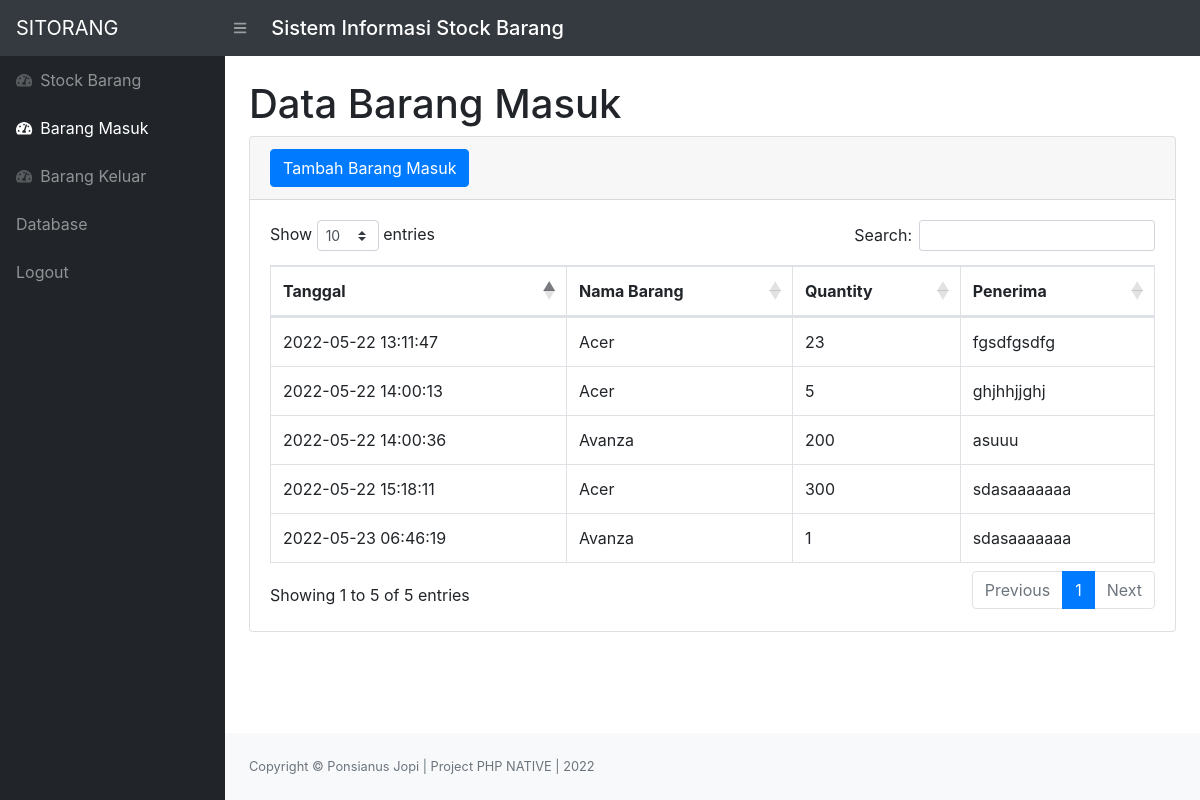
The app's page /masuk.php (signed in) with its own data.
### tables this page shows
CREATE TABLE `masuk` (
  `idmasuk` int(11) NOT NULL,
  `idbarang` int(11) NOT NULL,
  `tanggal` timestamp NOT NULL DEFAULT current_timestamp(),
  `keterangan` varchar(20) NOT NULL,
  `qty` int(11) NOT NULL
);

CREATE TABLE `stock` (
  `idbarang` int(11) NOT NULL,
  `namabarang` varchar(20) NOT NULL,
  `deskripsi` varchar(20) NOT NULL,
  `stock` int(11) NOT NULL,
  `image` varchar(225) DEFAULT NULL
);

### masuk.php (the view, shortened to what this page needs)
<?php
require 'function.php';
?>
<!DOCTYPE html>
<html lang="en">
<head>
    <link href="css/styles.css" rel="stylesheet" />
    <link href="https://cdn.datatables.net/1.10.20/css/dataTables.bootstrap4.min.css" rel="stylesheet"
 />
</head>
<body class="sb-nav-fixed">
    <nav class="sb-topnav navbar navbar-expand navbar-dark bg-dark">
        <a class="navbar-brand" href="index.html">SITORANG</a>
        <button class="btn btn-link btn-sm order-1 order-lg-0" id="sidebarToggle" href="#"><i
                class="fas fa-bars"></i></button>
        <h5 class="navbar-brand">Sistem Informasi Stock Barang</h5>
    </nav>
    <div id="layoutSidenav">
        <div id="layoutSidenav_nav">
            <nav class="sb-sidenav accordion sb-sidenav-dark" id="sidenavAccordion">
                <div class="sb-sidenav-menu">
                    <div class="nav">
                        <a class="nav-link" href="index.php">
                            <div class="sb-nav-link-icon"><i class="fas fa-tachometer-alt"></i></div>
                            Stock Barang
                        </a>
                        <a class="nav-link" href="masuk.php">
                            <div class="sb-nav-link-icon"><i class="fas fa-tachometer-alt"></i></div>
                            Barang Masuk
                        </a>
                        <a class="nav-link" href="keluar.php">
                            <div class="sb-nav-link-icon"><i class="fas fa-tachometer-alt"></i></div>
                            Barang Keluar
                        </a>
                        <a class="nav-link" target="_blank"
                            href="http://localhost/phpmyadmin/index.php?route=/database/structure&server=1&db=sitorang">
                            Database
                        </a>
                        <a class="nav-link" href="logout.php">
                            Logout
                        </a>
                    </div>
                </div>
            </nav>
        </div>
        <div id="layoutSidenav_content">
            <main>
                <div class="container-fluid">
                    <h1 class="mt-4">Data Barang Masuk</h1>
                    <div class="card mb-4">
                        <div class="card-header">
                            <button type="button" class="btn btn-primary" data-toggle="modal" data-target="#myModal">
                                Tambah Barang Masuk
                            </button>
                        </div>
                        <div class="card-body">
                            <div class="table-responsive">
                                <table class="table table-bordered" id="dataTable" width="100%" cellspacing="0">
                                    <thead>
                                        <tr>
                                            <th>Tanggal</th>
                                            <th>Nama Barang</th>
                                            <th>Quantity</th>
                                            <th>Penerima</th>
                                        </tr>
                                    </thead>
                                    <tbody>
                                        <?php
                                            $ambilsemuadatastock = mysqli_query($conn, "select*from masuk m, stock s where s.idbarang = m.idbarang");
                                            while ($data=mysqli_fetch_array($ambilsemuadatastock)) {
                                                $tanggal = $data['tanggal'];
                                                $namabarang = $data['namabarang'];
                                                $qty = $data['qty'];
                                                $keterangan = $data['keterangan'];
                                        ?>
                                        <tr>
                                            <td><?=$tanggal;?></td>
                                            <td><?=$namabarang;?></td>
                                            <td><?=$qty;?></td>
                                            <td><?=$keterangan;?></td>
                                        </tr>
                                        <?php
                                            }
                                        ?>
                                    </tbody>
                                </table>
                            </div>
                        </div>
                    </div>
                </div>
            </main>
            <footer class="py-4 bg-light mt-auto">
                <div class="container-fluid">
                    <div class="d-flex align-items-center justify-content-between small">
                        <div class="text-muted">Copyright &copy; Ponsianus Jopi | Project PHP NATIVE | 2022</div>
                    </div>
                </div>
            </footer>
        </div>
    </div>
</body>
</html>

### records on screen
masuk: tanggal "2022-05-22 13:11:47", idbarang.namabarang "Acer", qty "23", keterangan "fgsdfgsdfg"
masuk: tanggal "2022-05-22 14:00:13", idbarang.namabarang "Acer", qty "5", keterangan "ghjhhjjghj"
masuk: tanggal "2022-05-22 14:00:36", idbarang.namabarang "Avanza", qty "200", keterangan "asuuu"
masuk: tanggal "2022-05-22 15:18:11", idbarang.namabarang "Acer", qty "300", keterangan "sdasaaaaaaa"
masuk: tanggal "2022-05-23 06:46:19", idbarang.namabarang "Avanza", qty "1", keterangan "sdasaaaaaaa"
